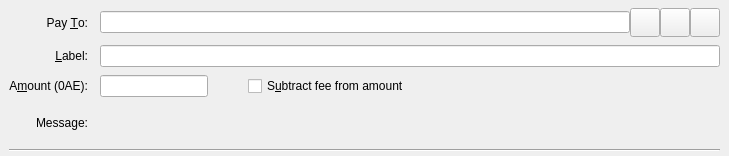
<?xml version="1.0" encoding="UTF-8"?>
<ui version="4.0">
 <class>SendCoinsEntry</class>
 <widget class="QStackedWidget" name="SendCoinsEntry">
  <property name="geometry">
   <rect>
    <x>0</x>
    <y>0</y>
    <width>729</width>
    <height>156</height>
   </rect>
  </property>
  <property name="focusPolicy">
   <enum>Qt::TabFocus</enum>
  </property>
  <property name="autoFillBackground">
   <bool>false</bool>
  </property>
  <widget class="QFrame" name="SendCoins">
   <property name="frameShape">
    <enum>QFrame::NoFrame</enum>
   </property>
   <layout class="QGridLayout" name="gridLayout">
    <property name="topMargin">
     <number>8</number>
    </property>
    <property name="bottomMargin">
     <number>4</number>
    </property>
    <property name="horizontalSpacing">
     <number>12</number>
    </property>
    <property name="verticalSpacing">
     <number>8</number>
    </property>
    <item row="0" column="0">
     <widget class="QLabel" name="payToLabel">
      <property name="text">
       <string>Pay &amp;To:</string>
      </property>
      <property name="alignment">
       <set>Qt::AlignRight|Qt::AlignTrailing|Qt::AlignVCenter</set>
      </property>
      <property name="buddy">
       <cstring>payTo</cstring>
      </property>
     </widget>
    </item>
    <item row="0" column="1">
     <layout class="QHBoxLayout" name="payToLayout">
      <property name="spacing">
       <number>0</number>
      </property>
      <item>
       <widget class="QValidatedLineEdit" name="payTo">
        <property name="toolTip">
         <string>The Electrum address to send the payment to</string>
        </property>
       </widget>
      </item>
      <item>
       <widget class="QToolButton" name="addressBookButton">
        <property name="toolTip">
         <string>Choose previously used address</string>
        </property>
        <property name="text">
         <string/>
        </property>
        <property name="iconSize">
         <size>
          <width>22</width>
          <height>22</height>
         </size>
        </property>
        <property name="shortcut">
         <string>Alt+A</string>
        </property>
       </widget>
      </item>
      <item>
       <widget class="QToolButton" name="pasteButton">
        <property name="toolTip">
         <string>Paste address from clipboard</string>
        </property>
        <property name="text">
         <string/>
        </property>
        <property name="iconSize">
         <size>
          <width>22</width>
          <height>22</height>
         </size>
        </property>
        <property name="shortcut">
         <string>Alt+P</string>
        </property>
       </widget>
      </item>
      <item>
       <widget class="QToolButton" name="deleteButton">
        <property name="toolTip">
         <string>Remove this entry</string>
        </property>
        <property name="text">
         <string/>
        </property>
        <property name="iconSize">
         <size>
          <width>22</width>
          <height>22</height>
         </size>
        </property>
       </widget>
      </item>
     </layout>
    </item>
    <item row="1" column="0">
     <widget class="QLabel" name="labellLabel">
      <property name="text">
       <string>&amp;Label:</string>
      </property>
      <property name="alignment">
       <set>Qt::AlignRight|Qt::AlignTrailing|Qt::AlignVCenter</set>
      </property>
      <property name="buddy">
       <cstring>addAsLabel</cstring>
      </property>
     </widget>
    </item>
    <item row="1" column="1">
     <widget class="QLineEdit" name="addAsLabel">
      <property name="toolTip">
       <string>Enter a label for this address to add it to the list of used addresses</string>
      </property>
     </widget>
    </item>
    <item row="2" column="0">
     <widget class="QLabel" name="amountLabel">
      <property name="text">
       <string>A&amp;mount (0AE):</string>
      </property>
      <property name="alignment">
       <set>Qt::AlignRight|Qt::AlignTrailing|Qt::AlignVCenter</set>
      </property>
      <property name="buddy">
       <cstring>payAmount</cstring>
      </property>
      <property name="toolTip">
       <string>How much do you want to send?</string>
      </property>
     </widget>
    </item>
    <item row="2" column="1">
     <layout class="QHBoxLayout" name="horizontalLayoutAmount" stretch="0,0,1">
      <item>
       <widget class="ElectrumAmountField" name="payAmount"/>
      </item>
      <item>
       <spacer name="horizontalSpacer">
        <property name="orientation">
         <enum>Qt::Horizontal</enum>
        </property>
        <property name="sizeHint" stdset="0">
         <size>
          <width>40</width>
          <height>20</height>
         </size>
        </property>
       </spacer>
      </item>
      <item>
       <widget class="QCheckBox" name="checkboxSubtractFeeFromAmount">
        <property name="maximumSize">
         <size>
          <width>16777215</width>
          <height>16777215</height>
         </size>
        </property>
        <property name="toolTip">
         <string>The fee will be deducted from the amount being sent. The recipient will receive less electrums than you enter in the amount field. If multiple recipients are selected, the fee is split equally.</string>
        </property>
        <property name="text">
         <string>S&amp;ubtract fee from amount</string>
        </property>
       </widget>
      </item>
     </layout>
    </item>
    <item row="3" column="0">
     <widget class="QLabel" name="messageLabel">
      <property name="text">
       <string>Message:</string>
      </property>
      <property name="alignment">
       <set>Qt::AlignRight|Qt::AlignTrailing|Qt::AlignVCenter</set>
      </property>
     </widget>
    </item>
    <item row="3" column="1">
     <widget class="QLabel" name="messageTextLabel">
      <property name="toolTip">
       <string>A message that was attached to the electrum: URI which will be stored with the transaction for your reference. Note: This message will not be sent over the Electrum network.</string>
      </property>
      <property name="textFormat">
       <enum>Qt::PlainText</enum>
      </property>
     </widget>
    </item>
    <item row="4" column="0" colspan="2">
     <widget class="Line" name="line">
      <property name="orientation">
       <enum>Qt::Horizontal</enum>
      </property>
     </widget>
    </item>
   </layout>
  </widget>
  <widget class="QFrame" name="SendCoins_UnauthenticatedPaymentRequest">
   <property name="visible">
    <bool>false</bool>
   </property>
   <property name="palette">
    <palette>
     <active>
      <colorrole role="WindowText">
       <brush brushstyle="SolidPattern">
        <color alpha="255">
         <red>0</red>
         <green>0</green>
         <blue>0</blue>
        </color>
       </brush>
      </colorrole>
      <colorrole role="Button">
       <brush brushstyle="SolidPattern">
        <color alpha="255">
         <red>255</red>
         <green>255</green>
         <blue>127</blue>
        </color>
       </brush>
      </colorrole>
      <colorrole role="Light">
       <brush brushstyle="SolidPattern">
        <color alpha="255">
         <red>255</red>
         <green>255</green>
         <blue>255</blue>
        </color>
       </brush>
      </colorrole>
      <colorrole role="Midlight">
       <brush brushstyle="SolidPattern">
        <color alpha="255">
         <red>255</red>
         <green>255</green>
         <blue>191</blue>
        </color>
       </brush>
      </colorrole>
      <colorrole role="Dark">
       <brush brushstyle="SolidPattern">
        <color alpha="255">
         <red>127</red>
         <green>127</green>
         <blue>63</blue>
        </color>
       </brush>
      </colorrole>
      <colorrole role="Mid">
       <brush brushstyle="SolidPattern">
        <color alpha="255">
         <red>170</red>
         <green>170</green>
         <blue>84</blue>
        </color>
       </brush>
      </colorrole>
      <colorrole role="Text">
       <brush brushstyle="SolidPattern">
        <color alpha="255">
         <red>0</red>
         <green>0</green>
         <blue>0</blue>
        </color>
       </brush>
      </colorrole>
      <colorrole role="BrightText">
       <brush brushstyle="SolidPattern">
        <color alpha="255">
         <red>255</red>
         <green>255</green>
         <blue>255</blue>
        </color>
       </brush>
      </colorrole>
      <colorrole role="ButtonText">
       <brush brushstyle="SolidPattern">
        <color alpha="255">
         <red>0</red>
         <green>0</green>
         <blue>0</blue>
        </color>
       </brush>
      </colorrole>
      <colorrole role="Base">
       <brush brushstyle="SolidPattern">
        <color alpha="255">
         <red>255</red>
         <green>255</green>
         <blue>255</blue>
        </color>
       </brush>
      </colorrole>
      <colorrole role="Window">
       <brush brushstyle="SolidPattern">
        <color alpha="255">
         <red>255</red>
         <green>255</green>
         <blue>127</blue>
        </color>
       </brush>
      </colorrole>
      <colorrole role="Shadow">
       <brush brushstyle="SolidPattern">
        <color alpha="255">
         <red>0</red>
         <green>0</green>
         <blue>0</blue>
        </color>
       </brush>
      </colorrole>
      <colorrole role="AlternateBase">
       <brush brushstyle="SolidPattern">
        <color alpha="255">
         <red>255</red>
         <green>255</green>
         <blue>191</blue>
        </color>
       </brush>
      </colorrole>
      <colorrole role="ToolTipBase">
       <brush brushstyle="SolidPattern">
        <color alpha="255">
         <red>255</red>
         <green>255</green>
         <blue>220</blue>
        </color>
       </brush>
      </colorrole>
      <colorrole role="ToolTipText">
       <brush brushstyle="SolidPattern">
        <color alpha="255">
         <red>0</red>
         <green>0</green>
         <blue>0</blue>
        </color>
       </brush>
      </colorrole>
     </active>
     <inactive>
      <colorrole role="WindowText">
       <brush brushstyle="SolidPattern">
        <color alpha="255">
         <red>0</red>
         <green>0</green>
         <blue>0</blue>
        </color>
       </brush>
      </colorrole>
      <colorrole role="Button">
       <brush brushstyle="SolidPattern">
        <color alpha="255">
         <red>255</red>
         <green>255</green>
         <blue>127</blue>
        </color>
       </brush>
      </colorrole>
      <colorrole role="Light">
       <brush brushstyle="SolidPattern">
        <color alpha="255">
         <red>255</red>
         <green>255</green>
         <blue>255</blue>
        </color>
       </brush>
      </colorrole>
      <colorrole role="Midlight">
       <brush brushstyle="SolidPattern">
        <color alpha="255">
         <red>255</red>
         <green>255</green>
         <blue>191</blue>
        </color>
       </brush>
      </colorrole>
      <colorrole role="Dark">
       <brush brushstyle="SolidPattern">
        <color alpha="255">
         <red>127</red>
         <green>127</green>
         <blue>63</blue>
        </color>
       </brush>
      </colorrole>
      <colorrole role="Mid">
       <brush brushstyle="SolidPattern">
        <color alpha="255">
         <red>170</red>
         <green>170</green>
         <blue>84</blue>
        </color>
       </brush>
      </colorrole>
      <colorrole role="Text">
       <brush brushstyle="SolidPattern">
        <color alpha="255">
         <red>0</red>
         <green>0</green>
         <blue>0</blue>
        </color>
       </brush>
      </colorrole>
      <colorrole role="BrightText">
       <brush brushstyle="SolidPattern">
        <color alpha="255">
         <red>255</red>
         <green>255</green>
         <blue>255</blue>
        </color>
       </brush>
      </colorrole>
      <colorrole role="ButtonText">
       <brush brushstyle="SolidPattern">
        <color alpha="255">
         <red>0</red>
         <green>0</green>
         <blue>0</blue>
        </color>
       </brush>
      </colorrole>
      <colorrole role="Base">
       <brush brushstyle="SolidPattern">
        <color alpha="255">
         <red>255</red>
         <green>255</green>
         <blue>255</blue>
        </color>
       </brush>
      </colorrole>
      <colorrole role="Window">
       <brush brushstyle="SolidPattern">
        <color alpha="255">
         <red>255</red>
         <green>255</green>
         <blue>127</blue>
        </color>
       </brush>
      </colorrole>
      <colorrole role="Shadow">
       <brush brushstyle="SolidPattern">
        <color alpha="255">
         <red>0</red>
         <green>0</green>
         <blue>0</blue>
        </color>
       </brush>
      </colorrole>
      <colorrole role="AlternateBase">
       <brush brushstyle="SolidPattern">
        <color alpha="255">
         <red>255</red>
         <green>255</green>
         <blue>191</blue>
        </color>
       </brush>
      </colorrole>
      <colorrole role="ToolTipBase">
       <brush brushstyle="SolidPattern">
        <color alpha="255">
         <red>255</red>
         <green>255</green>
         <blue>220</blue>
        </color>
       </brush>
      </colorrole>
      <colorrole role="ToolTipText">
       <brush brushstyle="SolidPattern">
        <color alpha="255">
         <red>0</red>
         <green>0</green>
         <blue>0</blue>
        </color>
       </brush>
      </colorrole>
     </inactive>
     <disabled>
      <colorrole role="WindowText">
       <brush brushstyle="SolidPattern">
        <color alpha="255">
         <red>127</red>
         <green>127</green>
         <blue>63</blue>
        </color>
       </brush>
      </colorrole>
      <colorrole role="Button">
       <brush brushstyle="SolidPattern">
        <color alpha="255">
         <red>255</red>
         <green>255</green>
         <blue>127</blue>
        </color>
       </brush>
      </colorrole>
      <colorrole role="Light">
       <brush brushstyle="SolidPattern">
        <color alpha="255">
         <red>255</red>
         <green>255</green>
         <blue>255</blue>
        </color>
       </brush>
      </colorrole>
      <colorrole role="Midlight">
       <brush brushstyle="SolidPattern">
        <color alpha="255">
         <red>255</red>
         <green>255</green>
         <blue>191</blue>
        </color>
       </brush>
      </colorrole>
      <colorrole role="Dark">
       <brush brushstyle="SolidPattern">
        <color alpha="255">
         <red>127</red>
         <green>127</green>
         <blue>63</blue>
        </color>
       </brush>
      </colorrole>
      <colorrole role="Mid">
       <brush brushstyle="SolidPattern">
        <color alpha="255">
         <red>170</red>
         <green>170</green>
         <blue>84</blue>
        </color>
       </brush>
      </colorrole>
      <colorrole role="Text">
       <brush brushstyle="SolidPattern">
        <color alpha="255">
         <red>127</red>
         <green>127</green>
         <blue>63</blue>
        </color>
       </brush>
      </colorrole>
      <colorrole role="BrightText">
       <brush brushstyle="SolidPattern">
        <color alpha="255">
         <red>255</red>
         <green>255</green>
         <blue>255</blue>
        </color>
       </brush>
      </colorrole>
      <colorrole role="ButtonText">
       <brush brushstyle="SolidPattern">
        <color alpha="255">
         <red>127</red>
         <green>127</green>
         <blue>63</blue>
        </color>
       </brush>
      </colorrole>
      <colorrole role="Base">
       <brush brushstyle="SolidPattern">
        <color alpha="255">
         <red>255</red>
         <green>255</green>
         <blue>127</blue>
        </color>
       </brush>
      </colorrole>
      <colorrole role="Window">
       <brush brushstyle="SolidPattern">
        <color alpha="255">
         <red>255</red>
         <green>255</green>
         <blue>127</blue>
        </color>
       </brush>
      </colorrole>
      <colorrole role="Shadow">
       <brush brushstyle="SolidPattern">
        <color alpha="255">
         <red>0</red>
         <green>0</green>
         <blue>0</blue>
        </color>
       </brush>
      </colorrole>
      <colorrole role="AlternateBase">
       <brush brushstyle="SolidPattern">
        <color alpha="255">
         <red>255</red>
         <green>255</green>
         <blue>127</blue>
        </color>
       </brush>
      </colorrole>
      <colorrole role="ToolTipBase">
       <brush brushstyle="SolidPattern">
        <color alpha="255">
         <red>255</red>
         <green>255</green>
         <blue>220</blue>
        </color>
       </brush>
      </colorrole>
      <colorrole role="ToolTipText">
       <brush brushstyle="SolidPattern">
        <color alpha="255">
         <red>0</red>
         <green>0</green>
         <blue>0</blue>
        </color>
       </brush>
      </colorrole>
     </disabled>
    </palette>
   </property>
   <property name="toolTip">
    <string>This is an unauthenticated payment request.</string>
   </property>
   <property name="autoFillBackground">
    <bool>true</bool>
   </property>
   <property name="frameShape">
    <enum>QFrame::StyledPanel</enum>
   </property>
   <property name="frameShadow">
    <enum>QFrame::Sunken</enum>
   </property>
   <layout class="QGridLayout" name="gridLayout_is">
    <property name="spacing">
     <number>12</number>
    </property>
    <item row="0" column="0">
     <widget class="QLabel" name="payToLabel_is">
      <property name="text">
       <string>Pay To:</string>
      </property>
      <property name="alignment">
       <set>Qt::AlignRight|Qt::AlignTrailing|Qt::AlignVCenter</set>
      </property>
     </widget>
    </item>
    <item row="0" column="1">
     <layout class="QHBoxLayout" name="payToLayout_is">
      <property name="spacing">
       <number>0</number>
      </property>
      <item>
       <widget class="QLabel" name="payTo_is"/>
      </item>
      <item>
       <widget class="QToolButton" name="deleteButton_is">
        <property name="toolTip">
         <string>Remove this entry</string>
        </property>
        <property name="text">
         <string/>
        </property>
        <property name="icon">
         <iconset resource="../electrum.qrc">
          <normaloff>:/icons/remove</normaloff>:/icons/remove</iconset>
        </property>
       </widget>
      </item>
     </layout>
    </item>
    <item row="1" column="0">
     <widget class="QLabel" name="memoLabel_is">
      <property name="text">
       <string>Memo:</string>
      </property>
      <property name="alignment">
       <set>Qt::AlignRight|Qt::AlignTrailing|Qt::AlignVCenter</set>
      </property>
     </widget>
    </item>
    <item row="1" column="1">
     <widget class="QLabel" name="memoTextLabel_is">
      <property name="textFormat">
       <enum>Qt::PlainText</enum>
      </property>
     </widget>
    </item>
    <item row="2" column="0">
     <widget class="QLabel" name="amountLabel_is">
      <property name="text">
       <string>A&amp;mount:</string>
      </property>
      <property name="alignment">
       <set>Qt::AlignRight|Qt::AlignTrailing|Qt::AlignVCenter</set>
      </property>
      <property name="buddy">
       <cstring>payAmount_is</cstring>
      </property>
     </widget>
    </item>
    <item row="2" column="1">
     <widget class="ElectrumAmountField" name="payAmount_is">
      <property name="acceptDrops">
       <bool>false</bool>
      </property>
     </widget>
    </item>
   </layout>
  </widget>
  <widget class="QFrame" name="SendCoins_AuthenticatedPaymentRequest">
   <property name="visible">
    <bool>false</bool>
   </property>
   <property name="palette">
    <palette>
     <active>
      <colorrole role="WindowText">
       <brush brushstyle="SolidPattern">
        <color alpha="255">
         <red>0</red>
         <green>0</green>
         <blue>0</blue>
        </color>
       </brush>
      </colorrole>
      <colorrole role="Button">
       <brush brushstyle="SolidPattern">
        <color alpha="255">
         <red>140</red>
         <green>232</green>
         <blue>119</blue>
        </color>
       </brush>
      </colorrole>
      <colorrole role="Light">
       <brush brushstyle="SolidPattern">
        <color alpha="255">
         <red>230</red>
         <green>255</green>
         <blue>224</blue>
        </color>
       </brush>
      </colorrole>
      <colorrole role="Midlight">
       <brush brushstyle="SolidPattern">
        <color alpha="255">
         <red>185</red>
         <green>243</green>
         <blue>171</blue>
        </color>
       </brush>
      </colorrole>
      <colorrole role="Dark">
       <brush brushstyle="SolidPattern">
        <color alpha="255">
         <red>70</red>
         <green>116</green>
         <blue>59</blue>
        </color>
       </brush>
      </colorrole>
      <colorrole role="Mid">
       <brush brushstyle="SolidPattern">
        <color alpha="255">
         <red>93</red>
         <green>155</green>
         <blue>79</blue>
        </color>
       </brush>
      </colorrole>
      <colorrole role="Text">
       <brush brushstyle="SolidPattern">
        <color alpha="255">
         <red>0</red>
         <green>0</green>
         <blue>0</blue>
        </color>
       </brush>
      </colorrole>
      <colorrole role="BrightText">
       <brush brushstyle="SolidPattern">
        <color alpha="255">
         <red>155</red>
         <green>255</green>
         <blue>147</blue>
        </color>
       </brush>
      </colorrole>
      <colorrole role="ButtonText">
       <brush brushstyle="SolidPattern">
        <color alpha="255">
         <red>0</red>
         <green>0</green>
         <blue>0</blue>
        </color>
       </brush>
      </colorrole>
      <colorrole role="Base">
       <brush brushstyle="SolidPattern">
        <color alpha="255">
         <red>119</red>
         <green>255</green>
         <blue>233</blue>
        </color>
       </brush>
      </colorrole>
      <colorrole role="Window">
       <brush brushstyle="SolidPattern">
        <color alpha="255">
         <red>140</red>
         <green>232</green>
         <blue>119</blue>
        </color>
       </brush>
      </colorrole>
      <colorrole role="Shadow">
       <brush brushstyle="SolidPattern">
        <color alpha="255">
         <red>0</red>
         <green>0</green>
         <blue>0</blue>
        </color>
       </brush>
      </colorrole>
      <colorrole role="AlternateBase">
       <brush brushstyle="SolidPattern">
        <color alpha="255">
         <red>197</red>
         <green>243</green>
         <blue>187</blue>
        </color>
       </brush>
      </colorrole>
      <colorrole role="NoRole">
       <brush brushstyle="SolidPattern">
        <color alpha="255">
         <red>125</red>
         <green>194</green>
         <blue>122</blue>
        </color>
       </brush>
      </colorrole>
      <colorrole role="ToolTipBase">
       <brush brushstyle="SolidPattern">
        <color alpha="255">
         <red>255</red>
         <green>255</green>
         <blue>220</blue>
        </color>
       </brush>
      </colorrole>
      <colorrole role="ToolTipText">
       <brush brushstyle="SolidPattern">
        <color alpha="255">
         <red>0</red>
         <green>0</green>
         <blue>0</blue>
        </color>
       </brush>
      </colorrole>
     </active>
     <inactive>
      <colorrole role="WindowText">
       <brush brushstyle="SolidPattern">
        <color alpha="255">
         <red>0</red>
         <green>0</green>
         <blue>0</blue>
        </color>
       </brush>
      </colorrole>
      <colorrole role="Button">
       <brush brushstyle="SolidPattern">
        <color alpha="255">
         <red>140</red>
         <green>232</green>
         <blue>119</blue>
        </color>
       </brush>
      </colorrole>
      <colorrole role="Light">
       <brush brushstyle="SolidPattern">
        <color alpha="255">
         <red>230</red>
         <green>255</green>
         <blue>224</blue>
        </color>
       </brush>
      </colorrole>
      <colorrole role="Midlight">
       <brush brushstyle="SolidPattern">
        <color alpha="255">
         <red>185</red>
         <green>243</green>
         <blue>171</blue>
        </color>
       </brush>
      </colorrole>
      <colorrole role="Dark">
       <brush brushstyle="SolidPattern">
        <color alpha="255">
         <red>70</red>
         <green>116</green>
         <blue>59</blue>
        </color>
       </brush>
      </colorrole>
      <colorrole role="Mid">
       <brush brushstyle="SolidPattern">
        <color alpha="255">
         <red>93</red>
         <green>155</green>
         <blue>79</blue>
        </color>
       </brush>
      </colorrole>
      <colorrole role="Text">
       <brush brushstyle="SolidPattern">
        <color alpha="255">
         <red>0</red>
         <green>0</green>
         <blue>0</blue>
        </color>
       </brush>
      </colorrole>
      <colorrole role="BrightText">
       <brush brushstyle="SolidPattern">
        <color alpha="255">
         <red>155</red>
         <green>255</green>
         <blue>147</blue>
        </color>
       </brush>
      </colorrole>
      <colorrole role="ButtonText">
       <brush brushstyle="SolidPattern">
        <color alpha="255">
         <red>0</red>
         <green>0</green>
         <blue>0</blue>
        </color>
       </brush>
      </colorrole>
      <colorrole role="Base">
       <brush brushstyle="SolidPattern">
        <color alpha="255">
         <red>119</red>
         <green>255</green>
         <blue>233</blue>
        </color>
       </brush>
      </colorrole>
      <colorrole role="Window">
       <brush brushstyle="SolidPattern">
        <color alpha="255">
         <red>140</red>
         <green>232</green>
         <blue>119</blue>
        </color>
       </brush>
      </colorrole>
      <colorrole role="Shadow">
       <brush brushstyle="SolidPattern">
        <color alpha="255">
         <red>0</red>
         <green>0</green>
         <blue>0</blue>
        </color>
       </brush>
      </colorrole>
      <colorrole role="AlternateBase">
       <brush brushstyle="SolidPattern">
        <color alpha="255">
         <red>197</red>
         <green>243</green>
         <blue>187</blue>
        </color>
       </brush>
      </colorrole>
      <colorrole role="NoRole">
       <brush brushstyle="SolidPattern">
        <color alpha="255">
         <red>125</red>
         <green>194</green>
         <blue>122</blue>
        </color>
       </brush>
      </colorrole>
      <colorrole role="ToolTipBase">
       <brush brushstyle="SolidPattern">
        <color alpha="255">
         <red>255</red>
         <green>255</green>
         <blue>220</blue>
        </color>
       </brush>
      </colorrole>
      <colorrole role="ToolTipText">
       <brush brushstyle="SolidPattern">
        <color alpha="255">
         <red>0</red>
         <green>0</green>
         <blue>0</blue>
        </color>
       </brush>
      </colorrole>
     </inactive>
     <disabled>
      <colorrole role="WindowText">
       <brush brushstyle="SolidPattern">
        <color alpha="255">
         <red>70</red>
         <green>116</green>
         <blue>59</blue>
        </color>
       </brush>
      </colorrole>
      <colorrole role="Button">
       <brush brushstyle="SolidPattern">
        <color alpha="255">
         <red>140</red>
         <green>232</green>
         <blue>119</blue>
        </color>
       </brush>
      </colorrole>
      <colorrole role="Light">
       <brush brushstyle="SolidPattern">
        <color alpha="255">
         <red>230</red>
         <green>255</green>
         <blue>224</blue>
        </color>
       </brush>
      </colorrole>
      <colorrole role="Midlight">
       <brush brushstyle="SolidPattern">
        <color alpha="255">
         <red>185</red>
         <green>243</green>
         <blue>171</blue>
        </color>
       </brush>
      </colorrole>
      <colorrole role="Dark">
       <brush brushstyle="SolidPattern">
        <color alpha="255">
         <red>70</red>
         <green>116</green>
         <blue>59</blue>
        </color>
       </brush>
      </colorrole>
      <colorrole role="Mid">
       <brush brushstyle="SolidPattern">
        <color alpha="255">
         <red>93</red>
         <green>155</green>
         <blue>79</blue>
        </color>
       </brush>
      </colorrole>
      <colorrole role="Text">
       <brush brushstyle="SolidPattern">
        <color alpha="255">
         <red>70</red>
         <green>116</green>
         <blue>59</blue>
        </color>
       </brush>
      </colorrole>
      <colorrole role="BrightText">
       <brush brushstyle="SolidPattern">
        <color alpha="255">
         <red>155</red>
         <green>255</green>
         <blue>147</blue>
        </color>
       </brush>
      </colorrole>
      <colorrole role="ButtonText">
       <brush brushstyle="SolidPattern">
        <color alpha="255">
         <red>70</red>
         <green>116</green>
         <blue>59</blue>
        </color>
       </brush>
      </colorrole>
      <colorrole role="Base">
       <brush brushstyle="SolidPattern">
        <color alpha="255">
         <red>140</red>
         <green>232</green>
         <blue>119</blue>
        </color>
       </brush>
      </colorrole>
      <colorrole role="Window">
       <brush brushstyle="SolidPattern">
        <color alpha="255">
         <red>140</red>
         <green>232</green>
         <blue>119</blue>
        </color>
       </brush>
      </colorrole>
      <colorrole role="Shadow">
       <brush brushstyle="SolidPattern">
        <color alpha="255">
         <red>0</red>
         <green>0</green>
         <blue>0</blue>
        </color>
       </brush>
      </colorrole>
      <colorrole role="AlternateBase">
       <brush brushstyle="SolidPattern">
        <color alpha="255">
         <red>140</red>
         <green>232</green>
         <blue>119</blue>
        </color>
       </brush>
      </colorrole>
      <colorrole role="NoRole">
       <brush brushstyle="SolidPattern">
        <color alpha="255">
         <red>125</red>
         <green>194</green>
         <blue>122</blue>
        </color>
       </brush>
      </colorrole>
      <colorrole role="ToolTipBase">
       <brush brushstyle="SolidPattern">
        <color alpha="255">
         <red>255</red>
         <green>255</green>
         <blue>220</blue>
        </color>
       </brush>
      </colorrole>
      <colorrole role="ToolTipText">
       <brush brushstyle="SolidPattern">
        <color alpha="255">
         <red>0</red>
         <green>0</green>
         <blue>0</blue>
        </color>
       </brush>
      </colorrole>
     </disabled>
    </palette>
   </property>
   <property name="toolTip">
    <string>This is an authenticated payment request.</string>
   </property>
   <property name="autoFillBackground">
    <bool>true</bool>
   </property>
   <property name="frameShape">
    <enum>QFrame::StyledPanel</enum>
   </property>
   <property name="frameShadow">
    <enum>QFrame::Sunken</enum>
   </property>
   <layout class="QGridLayout" name="gridLayout_s">
    <property name="spacing">
     <number>12</number>
    </property>
    <item row="0" column="0">
     <widget class="QLabel" name="payToLabel_s">
      <property name="text">
       <string>Pay To:</string>
      </property>
      <property name="alignment">
       <set>Qt::AlignRight|Qt::AlignTrailing|Qt::AlignVCenter</set>
      </property>
     </widget>
    </item>
    <item row="0" column="1">
     <layout class="QHBoxLayout" name="payToLayout_s">
      <property name="spacing">
       <number>0</number>
      </property>
      <item>
       <widget class="QLabel" name="payTo_s">
        <property name="textFormat">
         <enum>Qt::PlainText</enum>
        </property>
       </widget>
      </item>
      <item>
       <widget class="QToolButton" name="deleteButton_s">
        <property name="toolTip">
         <string>Remove this entry</string>
        </property>
        <property name="text">
         <string/>
        </property>
        <property name="icon">
         <iconset resource="../electrum.qrc">
          <normaloff>:/icons/remove</normaloff>:/icons/remove</iconset>
        </property>
       </widget>
      </item>
     </layout>
    </item>
    <item row="1" column="0">
     <widget class="QLabel" name="memoLabel_s">
      <property name="text">
       <string>Memo:</string>
      </property>
      <property name="alignment">
       <set>Qt::AlignRight|Qt::AlignTrailing|Qt::AlignVCenter</set>
      </property>
     </widget>
    </item>
    <item row="1" column="1">
     <widget class="QLabel" name="memoTextLabel_s">
      <property name="textFormat">
       <enum>Qt::PlainText</enum>
      </property>
     </widget>
    </item>
    <item row="2" column="0">
     <widget class="QLabel" name="amountLabel_s">
      <property name="text">
       <string>A&amp;mount:</string>
      </property>
      <property name="alignment">
       <set>Qt::AlignRight|Qt::AlignTrailing|Qt::AlignVCenter</set>
      </property>
      <property name="buddy">
       <cstring>payAmount_s</cstring>
      </property>
     </widget>
    </item>
    <item row="2" column="1">
     <widget class="ElectrumAmountField" name="payAmount_s">
      <property name="acceptDrops">
       <bool>false</bool>
      </property>
     </widget>
    </item>
   </layout>
  </widget>
 </widget>
 <customwidgets>
  <customwidget>
   <class>QValidatedLineEdit</class>
   <extends>QLineEdit</extends>
   <header>qvalidatedlineedit.h</header>
  </customwidget>
  <customwidget>
   <class>ElectrumAmountField</class>
   <extends>QLineEdit</extends>
   <header>electrumamountfield.h</header>
   <container>1</container>
  </customwidget>
 </customwidgets>
 <tabstops>
  <tabstop>payTo</tabstop>
  <tabstop>addressBookButton</tabstop>
  <tabstop>pasteButton</tabstop>
  <tabstop>deleteButton</tabstop>
  <tabstop>addAsLabel</tabstop>
  <tabstop>payAmount</tabstop>
  <tabstop>payAmount_is</tabstop>
  <tabstop>deleteButton_is</tabstop>
  <tabstop>payAmount_s</tabstop>
  <tabstop>deleteButton_s</tabstop>
 </tabstops>
 <resources/>
 <connections/>
</ui>
